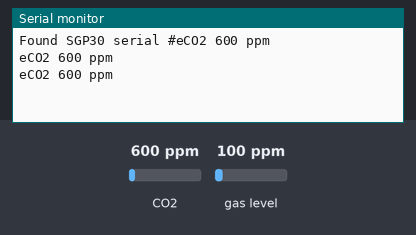
Simulated run of this sketch. Board: Arduino Uno, built with avr-gcc and run on an emulated ATmega328P. Parts: the last lines printed to the serial monitor. The test bench sets the inputs (shaded band); at power-on: CO2 600 ppm, gas level 100 ppm.

Above: at 1.3 s.
1.4 s: CO2 set to 452 ppm
At 1.9 s:
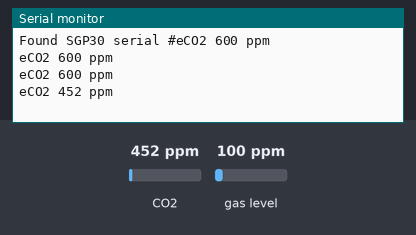
2.9 s: CO2 set to 1050 ppm
At 3.4 s:
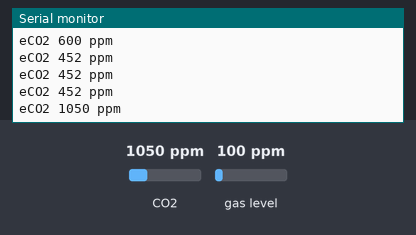
Timing chart, 0 to 5.9 s (numbered marks = the images above; inputs shaded):
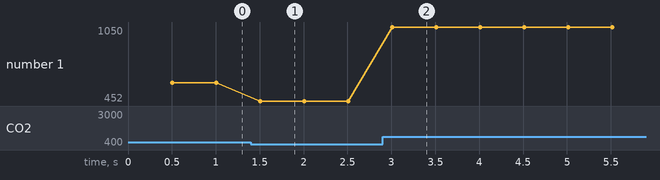

The sketch:

Capteur_de_CO2.ino
```cpp
/**
   Nom : Prise en main du capteur SGP30
   Version initial par: Adafruit_SGP30
   Version initial créé le: 12.05.2022
   Dernière version le: 12.05.2022
**/

#include <Wire.h>
#include "Adafruit_SGP30.h"//librairie pour le capteur SGP30

Adafruit_SGP30 sgp = Adafruit_SGP30();

void setup() {
  Serial.begin(9600);
  while (!Serial) { delay(10); } // Wait for serial console to open!


  if (! sgp.begin()){
    Serial.println("Sensor not found :(");
    while (1);
  }
  Serial.print("Found SGP30 serial #");


}

int counter = 0;
void loop() {

  //IAQmeasure demande au capte de mesurer une seul mesure de eCO2 et de VOC. Place ensuite les mesures dans TVOC et eCO2
  if (! sgp.IAQmeasure()) {
    Serial.println("Measurement failed");
    return;
  }

  Serial.print("eCO2 ");
  Serial.print(sgp.eCO2);//sgp.eCO2: valeur récupérée de IAQmeasure()
  Serial.println(" ppm");

  delay(500);


  counter++;
  if (counter == 30) {
    counter = 0;

    uint16_t TVOC_base, eCO2_base;
    if (! sgp.getIAQBaseline(&eCO2_base, &TVOC_base)) {
      Serial.println("Failed to get baseline readings");
      return;
    }
    Serial.print("****Baseline values: eCO2: 0x");
    Serial.print(eCO2_base);
  }

}
```

Measured:
- after the input at 1.4 s, the serial monitor: prints a new line after 0.10 s (image 1)
- after the input at 2.9 s, the serial monitor: prints a new line after 0.11 s (image 2)
- plotted number 1: 600 → 452 after the input at 1.4 s, 452 → 1050 after the input at 2.9 s
